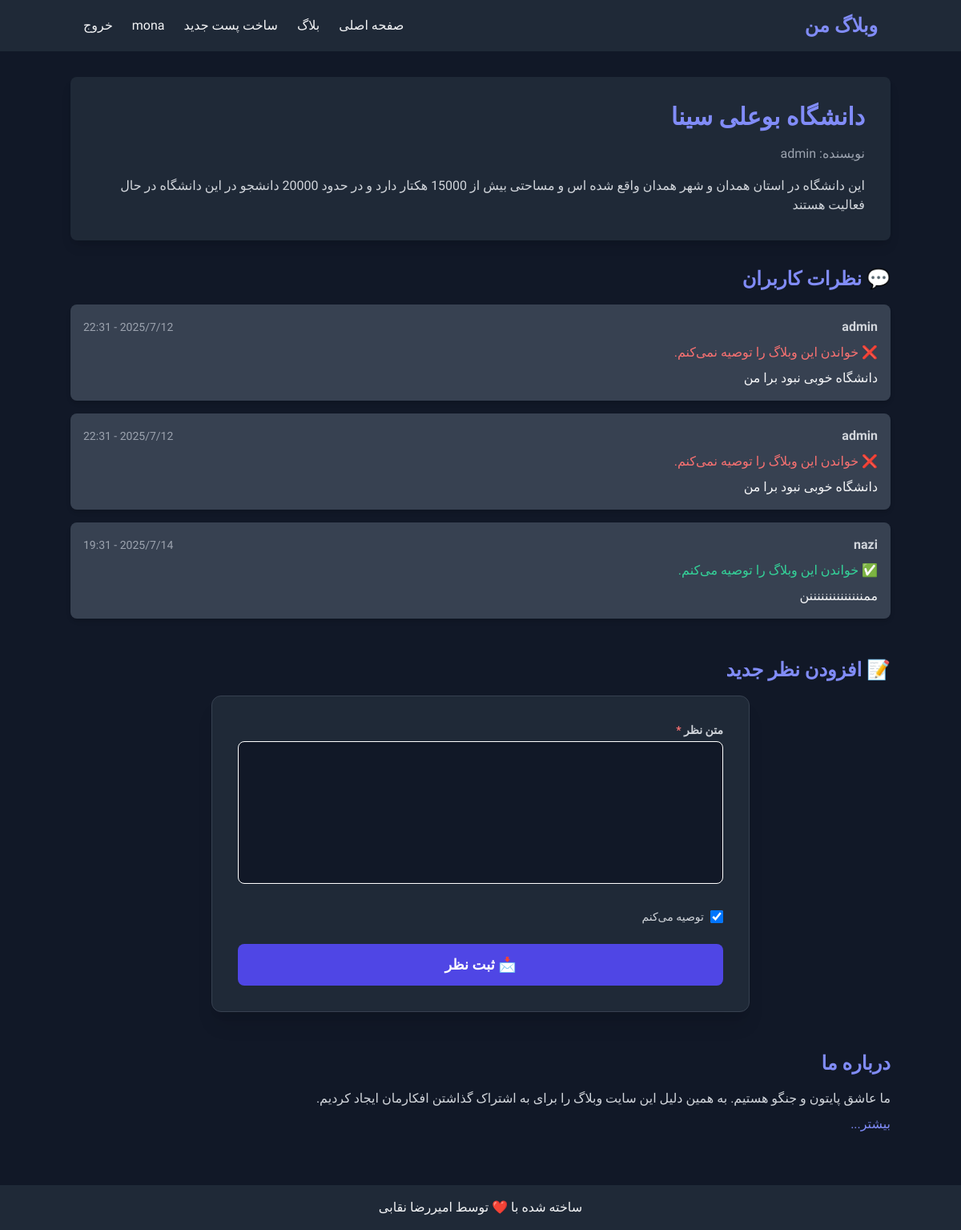
The page /17/ (signed in) on the database its author committed.
### blog/models.py (models this page shows, shortened)
class Post(models.Model):
    STATUS_CHOICES = (
        ('pub', 'Published'),
        ('drf', 'Draft'),
    )
    title = models.CharField(max_length=200)
    text = models.TextField()
    datetime_created = models.DateTimeField(auto_now_add=True)
    datetime_modified = models.DateTimeField(auto_now=True)
    status = models.CharField(choices=STATUS_CHOICES, max_length=3, default='drf')
    author = models.ForeignKey(get_user_model(), on_delete=models.CASCADE, related_name='authored_posts')
    user = models.ForeignKey(get_user_model(), on_delete=models.CASCADE, related_name='user_posts')

class Comment(models.Model):
    text = models.TextField()
    datetime_created = models.DateTimeField(auto_now_add=True)
    user = models.ForeignKey(get_user_model(),on_delete = models.CASCADE)
    is_activate = models.BooleanField(default=True)
    recommend = models.BooleanField(default=True)
    post = models.ForeignKey(Post,on_delete = models.CASCADE,related_name='comments')

### blog/views.py (the view)
# urls.py: path('<int:pk>/',views.post_detail,name='post_detail'),
@login_required
def post_detail(request,pk):
    post = get_object_or_404(Post,pk=pk)
    post_comments = post.comments.all()
    if request.method == 'POST':
        comment_form = CommentForm(request.POST)
        if comment_form.is_valid():
            new_comment = comment_form.save(commit=False)
            new_comment.post = post
            new_comment.user = request.user
            new_comment.save()
            comment_form = CommentForm()
    else:
        comment_form = CommentForm()
    return render(request,"blog/post_detail.html",{"post":post,
        "comments":post_comments,
        "comment_form":comment_form,
        })

### blog/forms.py
class CommentForm(forms.ModelForm):
    class Meta:
        model = Comment
        fields = ['text','recommend']

### blog/templates/blog/post_detail.html (shortened to what this page needs)
{% extends '_base.html' %}
{% load crispy_forms_tags %}
{% block content %}
    <article class="bg-gray-800 p-8 rounded-lg shadow-lg mb-8">
        <h1 class="text-3xl font-bold text-indigo-400 mb-4">{{ post.title }}</h1>
        <p class="text-gray-400 mb-4">نویسنده: {{ post.author }}</p>
        <div class="text-gray-300 prose prose-invert max-w-none">{{ post.text|linebreaks }}</div>
    </article>
    <section class="mb-12">
        <h2 class="text-2xl font-bold text-indigo-400 mb-4">💬 نظرات کاربران</h2>
        {% for comment in comments %}
            {% if comment.is_activate %}
                <div class="bg-gray-700 p-4 rounded-lg mb-4 shadow-md">
                    <div class="flex justify-between items-center mb-2">
                        <p class="text-gray-300 font-semibold">{{ comment.user.username }}</p>
                        <p class="text-gray-400 text-sm">{{ comment.datetime_created|date:"Y/n/j - H:i" }}</p>
                    </div>
                    <div class="mb-2">
                        {% if comment.recommend %}
                            <p class="text-green-400">✅ خواندن این وبلاگ را توصیه می‌کنم.</p>
                        {% else %}
                            <p class="text-red-400">❌ خواندن این وبلاگ را توصیه نمی‌کنم.</p>
                        {% endif %}
                    </div>
                    <p class="text-gray-300">{{ comment.text|linebreaks }}</p>
                </div>
            {% endif %}
        {% empty %}
            <p class="text-gray-400">هنوز نظری ثبت نشده است! اولین نفر باشید.</p>
        {% endfor %}
    </section>
    <section class="mb-12">
        <h2 class="text-2xl font-bold text-indigo-400 mb-4">📝 افزودن نظر جدید</h2>
        <form method="post" class="bg-gray-800 p-8 rounded-xl shadow-xl max-w-2xl mx-auto border border-gray-700">
            <div class="space-y-6">
                <div>
                    <label for="{{ comment_form.text.id_for_label }}"
                           class="block text-sm font-semibold text-gray-300 mb-1">
                        متن نظر <span class="text-red-400">*</span>
                    </label>
                    <textarea name="{{ comment_form.text.name }}"
                              id="{{ comment_form.text.id_for_label }}"
                              rows="6"
                              class="w-full bg-gray-900 text-white border border-white rounded-lg p-4 focus:outline-none focus:ring-2 focus:ring-indigo-500 resize-none shadow-inner">
                        {{ comment_form.text.value|default_if_none:"" }}
                    </textarea>
                </div>
                <div class="flex items-center gap-2">
                    <input type="checkbox"
                           name="{{ comment_form.recommend.name }}"
                           id="{{ comment_form.recommend.id_for_label }}"
                           {% if comment_form.recommend.value %}checked{% endif %}
                           class="h-4 w-4 text-indigo-500 bg-gray-900 border border-white rounded focus:ring-indigo-500">
                    <label for="{{ comment_form.recommend.id_for_label }}"
                           class="text-gray-300 text-sm font-medium">
                        توصیه می‌کنم
                    </label>
                </div>
                <button type="submit"
                        class="w-full bg-indigo-600 hover:bg-indigo-700 text-white font-bold py-3 rounded-lg transition duration-300 text-lg">
                    📩 ثبت نظر
                </button>
            </div>
        </form>
    </section>
    <section class="mt-12">
        <h2 class="text-2xl font-bold text-indigo-400 mb-4">درباره ما</h2>
        <p class="text-gray-300">ما عاشق پایتون و جنگو هستیم. به همین دلیل این سایت وبلاگ را برای به اشتراک گذاشتن افکارمان ایجاد کردیم.</p>
        <a href="#" class="text-indigo-400 hover:text-indigo-600 mt-2 inline-block transition duration-300">بیشتر...</a>
    </section>
{% endblock content %}

### templates/_base.html (shortened to what this page needs)
<!DOCTYPE html>
<html lang="fa" dir="rtl">
<head>
    <link href="https://cdn.jsdelivr.net/npm/tailwindcss@2.2.19/dist/tailwind.min.css" rel="stylesheet">
    <link href="https://cdn.jsdelivr.net/npm/tailwindcss@2.2.19/dist/tailwind.min.css" rel="stylesheet">
</head>
<body class="bg-gray-900 text-gray-100">
<header class="bg-gray-800 py-4">
    <nav class="container mx-auto flex justify-between items-center px-4">
        <a href="{% url 'post_list' %}" class="text-2xl font-bold text-indigo-400 hover:text-indigo-300">وبلاگ من</a>
        <ul class="flex space-x-6 space-x-reverse">
            <li><a href="{% url 'post_list' %}" class="hover:text-indigo-400 transition duration-300">صفحه اصلی</a></li>
            <li><a href="{% url 'post_list' %}" class="hover:text-indigo-400 transition duration-300">بلاگ</a></li>
            {% if user.is_authenticated %}
                <li><a href="{% url 'post_create' %}" class="hover:text-indigo-400 transition duration-300">ساخت پست
                    جدید</a></li>
                <li><a href="#" class="hover:text-indigo-400 transition duration-300">{{ user.username }}</a></li>
                <li>
                    <form action="{% url 'logout' %}" method="post" class="inline">
                        <button type="submit" class="hover:text-indigo-400 transition duration-300">خروج</button>
                    </form>
                </li>
            {% else %}
                <li><a href="{% url 'login' %}" class="hover:text-indigo-400 transition duration-300">ورود</a></li>
                <li><a href="/accounts/singup/" class="hover:text-indigo-400 transition duration-300">ثبت‌نام</a></li>
            {% endif %}
        </ul>
    </nav>
</header>
<main class="container mx-auto py-8">
    {% block content %}{% endblock %}
</main>
<footer class="bg-gray-800 py-4 mt-8">
    <div class="container mx-auto text-center">
        <p>ساخته شده با ❤️ توسط امیررضا نقابی</p>
    </div>
</footer>
</body>
</html>

### templates/_base.html (style rules this page uses)
body { font-family: 'Vazir', sans-serif; }

### rows shown on the page
Post: title "دانشگاه بوعلی سینا", author "admin", text "این دانشگاه در استان همدان و شهر همدان واقع شده اس و مساحتی بیش از 15000 هکتار دارد و در حدود 20000 دانشجو در این دانشگاه در حال فعالیت هستند"
Comment: user.username "admin", datetime_created "2025/7/12 - 22:31", recommend "❌ خواندن این وبلاگ را توصیه نمی‌کنم.", text "دانشگاه خوبی نبود برا من"
Comment: user.username "admin", datetime_created "2025/7/12 - 22:31", recommend "❌ خواندن این وبلاگ را توصیه نمی‌کنم.", text "دانشگاه خوبی نبود برا من"
Comment: user.username "nazi", datetime_created "2025/7/14 - 19:31", recommend "✅ خواندن این وبلاگ را توصیه می‌کنم.", text "ممننننننننننننننن"

### other values the page prints
{{ user.username }} "mona"
